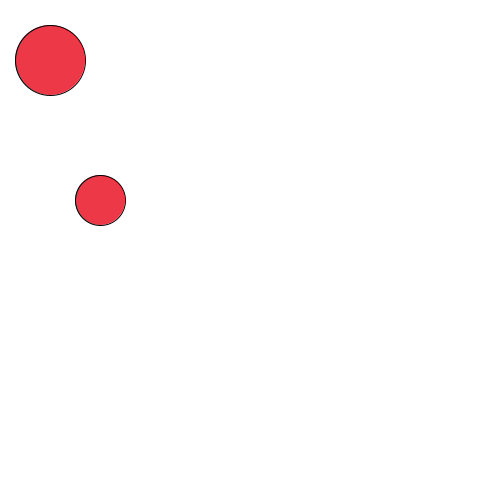
Frame 1 (no input)
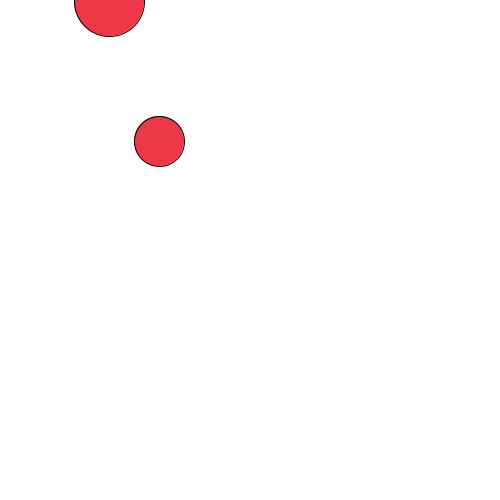
Frame 60 (the mouse pressed at the canvas centre just before this capture)
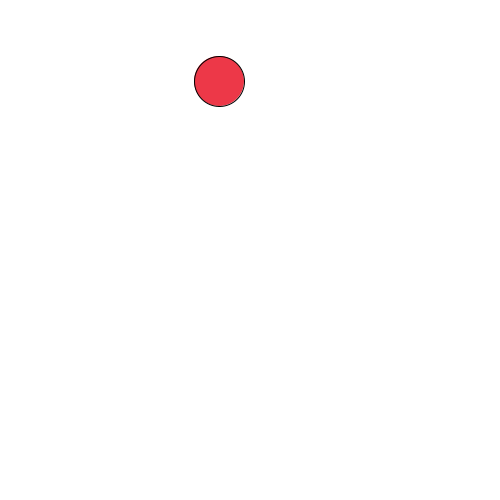
Frame 120 (the mouse held since frame 60 and released just before this capture)

The Processing sketch that drew these frames (run headless with seeded random() and noise(); from frame 60 on, the mouse is pressed at the canvas centre):

// Processing sketch: challenge02_2moving_ball
// ── challenge02_2moving_ball.pde
//Create two balls and make the move around on the screen.
Ball ball1;
Ball ball2;

void setup () {
  //background(255);
  size(500, 500);
  ball1 = new Ball(100, 200, 50);
  ball2 = new Ball(50, 60, 70);
}
void draw() {
  fill(#ED3848);
  background(255);
  ball1.display();
  ball2.display();
  ball1.update();
  ball2.update();
}

// ── ball.pde

class Ball{
  float x;
  float y;
  float r;
  Ball(float X,float Y,float R) {
    x = X;
    y = Y;
    r = R;
  }

void display() {
  ellipse(x, y, r, r);
}

void update() {
  x++;
  y--;
}
}
